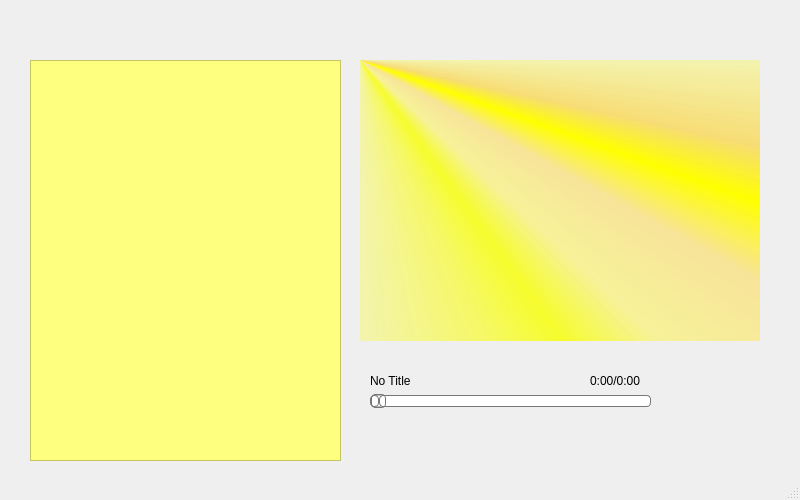
<?xml version="1.0" encoding="UTF-8"?>
<ui version="4.0">
 <class>MainWindow</class>
 <widget class="QMainWindow" name="MainWindow">
  <property name="geometry">
   <rect>
    <x>0</x>
    <y>0</y>
    <width>800</width>
    <height>500</height>
   </rect>
  </property>
  <property name="sizePolicy">
   <sizepolicy hsizetype="Preferred" vsizetype="Preferred">
    <horstretch>0</horstretch>
    <verstretch>0</verstretch>
   </sizepolicy>
  </property>
  <property name="windowTitle">
   <string>MainWindow</string>
  </property>
  <property name="styleSheet">
   <string notr="true">QMainWindow#MainWindow {
	border-radius:10px;
	border-image: url(:/backgrounds/sunset.jpg);
}

QSlider::groove:horizontal {
border: 1px solid #bbb;
background: white;
height: 10px;
border-radius: 4px;
}

QSlider::sub-page:horizontal {
background: qlineargradient(x1: 0, y1: 0,    x2: 0, y2: 1,
    stop: 0 #66e, stop: 1 #bbf);
background: qlineargradient(x1: 0, y1: 0.2, x2: 1, y2: 1,
    stop: 0 #bbf, stop: 1 #55f);
border: 1px solid #777;
height: 10px;
border-radius: 4px;
}

QSlider::add-page:horizontal {
background: #fff;
border: 1px solid #777;
height: 10px;
border-radius: 4px;
}

QSlider::handle:horizontal {
background: qlineargradient(x1:0, y1:0, x2:1, y2:1,
    stop:0 #eee, stop:1 #ccc);
border: 1px solid #777;
width: 13px;
margin-top: -2px;
margin-bottom: -2px;
border-radius: 4px;
}

QSlider::handle:horizontal:hover {
background: qlineargradient(x1:0, y1:0, x2:1, y2:1,
    stop:0 #fff, stop:1 #ddd);
border: 1px solid #444;
border-radius: 4px;
}

QSlider::sub-page:horizontal:disabled {
background: #bbb;
border-color: #999;
}

QSlider::add-page:horizontal:disabled {
background: #eee;
border-color: #999;
}

QSlider::handle:horizontal:disabled {
background: #eee;
border: 1px solid #aaa;
border-radius: 4px;
}</string>
  </property>
  <property name="iconSize">
   <size>
    <width>24</width>
    <height>24</height>
   </size>
  </property>
  <widget class="QWidget" name="centralwidget">
   <property name="styleSheet">
    <string notr="true"/>
   </property>
   <widget class="QWidget" name="layoutWidget">
    <property name="geometry">
     <rect>
      <x>640</x>
      <y>20</y>
      <width>138</width>
      <height>40</height>
     </rect>
    </property>
    <layout class="QHBoxLayout" name="horizontalLayout">
     <property name="spacing">
      <number>6</number>
     </property>
     <item>
      <widget class="QPushButton" name="minimizeButton">
       <property name="styleSheet">
        <string notr="true"/>
       </property>
       <property name="text">
        <string/>
       </property>
       <property name="icon">
        <iconset resource="../images/images.qrc">
         <normaloff>:/button_icons/minimize.svg</normaloff>:/button_icons/minimize.svg</iconset>
       </property>
       <property name="iconSize">
        <size>
         <width>30</width>
         <height>30</height>
        </size>
       </property>
       <property name="flat">
        <bool>true</bool>
       </property>
      </widget>
     </item>
     <item>
      <widget class="QPushButton" name="closeButton">
       <property name="text">
        <string/>
       </property>
       <property name="icon">
        <iconset resource="../images/images.qrc">
         <normaloff>:/button_icons/close.svg</normaloff>:/button_icons/close.svg</iconset>
       </property>
       <property name="iconSize">
        <size>
         <width>30</width>
         <height>30</height>
        </size>
       </property>
       <property name="flat">
        <bool>true</bool>
       </property>
      </widget>
     </item>
    </layout>
   </widget>
   <widget class="QSlider" name="positionSlider">
    <property name="geometry">
     <rect>
      <x>370</x>
      <y>390</y>
      <width>281</width>
      <height>22</height>
     </rect>
    </property>
    <property name="styleSheet">
     <string notr="true">QSlider::groove:horizontal {
border: 1px solid #bbb;
background: white;
height: 10px;
border-radius: 4px;
}

QSlider::sub-page:horizontal {
background: qlineargradient(x1: 0, y1: 0,    x2: 0, y2: 1,
    stop: 0 #66e, stop: 1 #bbf);
background: qlineargradient(x1: 0, y1: 0.2, x2: 1, y2: 1,
    stop: 0 #bbf, stop: 1 #55f);
border: 1px solid #777;
height: 10px;
border-radius: 4px;
}

QSlider::add-page:horizontal {
background: #fff;
border: 1px solid #777;
height: 10px;
border-radius: 4px;
}

QSlider::handle:horizontal {
background: qlineargradient(x1:0, y1:0, x2:1, y2:1,
    stop:0 #eee, stop:1 #ccc);
border: 1px solid #777;
width: 13px;
margin-top: -2px;
margin-bottom: -2px;
border-radius: 4px;
}

QSlider::handle:horizontal:hover {
background: qlineargradient(x1:0, y1:0, x2:1, y2:1,
    stop:0 #fff, stop:1 #ddd);
border: 1px solid #444;
border-radius: 4px;
}

QSlider::sub-page:horizontal:disabled {
background: #bbb;
border-color: #999;
}

QSlider::add-page:horizontal:disabled {
background: #eee;
border-color: #999;
}

QSlider::handle:horizontal:disabled {
background: #eee;
border: 1px solid #aaa;
border-radius: 4px;
}</string>
    </property>
    <property name="maximum">
     <number>10000</number>
    </property>
    <property name="tracking">
     <bool>false</bool>
    </property>
    <property name="orientation">
     <enum>Qt::Horizontal</enum>
    </property>
   </widget>
   <widget class="QPushButton" name="openFileButton">
    <property name="geometry">
     <rect>
      <x>60</x>
      <y>20</y>
      <width>30</width>
      <height>30</height>
     </rect>
    </property>
    <property name="text">
     <string/>
    </property>
    <property name="icon">
     <iconset resource="../images/images.qrc">
      <normaloff>:/button_icons/files.svg</normaloff>:/button_icons/files.svg</iconset>
    </property>
    <property name="iconSize">
     <size>
      <width>30</width>
      <height>30</height>
     </size>
    </property>
    <property name="flat">
     <bool>true</bool>
    </property>
   </widget>
   <widget class="QLabel" name="positionLabel">
    <property name="geometry">
     <rect>
      <x>590</x>
      <y>370</y>
      <width>71</width>
      <height>21</height>
     </rect>
    </property>
    <property name="styleSheet">
     <string notr="true">QLabel {
	font: 9pt
}
</string>
    </property>
    <property name="text">
     <string>0:00/0:00</string>
    </property>
   </widget>
   <widget class="QLabel" name="coverLabel">
    <property name="geometry">
     <rect>
      <x>670</x>
      <y>370</y>
      <width>90</width>
      <height>90</height>
     </rect>
    </property>
    <property name="styleSheet">
     <string notr="true"/>
    </property>
    <property name="frameShadow">
     <enum>QFrame::Plain</enum>
    </property>
    <property name="text">
     <string/>
    </property>
    <property name="pixmap">
     <pixmap resource="../images/images.qrc">:/button_icons/no_music.png</pixmap>
    </property>
    <property name="scaledContents">
     <bool>true</bool>
    </property>
   </widget>
   <widget class="PlaylistWidget" name="currPlaylistWidget">
    <property name="geometry">
     <rect>
      <x>30</x>
      <y>60</y>
      <width>311</width>
      <height>401</height>
     </rect>
    </property>
    <property name="styleSheet">
     <string notr="true">QListWidget {
	background-color: rgb(255, 255, 127)
}</string>
    </property>
    <property name="horizontalScrollBarPolicy">
     <enum>Qt::ScrollBarAsNeeded</enum>
    </property>
    <property name="resizeMode">
     <enum>QListView::Adjust</enum>
    </property>
   </widget>
   <widget class="QToolButton" name="playAllButton">
    <property name="geometry">
     <rect>
      <x>100</x>
      <y>20</y>
      <width>30</width>
      <height>30</height>
     </rect>
    </property>
    <property name="text">
     <string/>
    </property>
    <property name="icon">
     <iconset resource="../images/images.qrc">
      <normaloff>:/button_icons/play_gray.svg</normaloff>:/button_icons/play_gray.svg</iconset>
    </property>
    <property name="iconSize">
     <size>
      <width>30</width>
      <height>30</height>
     </size>
    </property>
    <property name="autoRaise">
     <bool>true</bool>
    </property>
   </widget>
   <widget class="QWidget" name="horizontalLayoutWidget">
    <property name="geometry">
     <rect>
      <x>370</x>
      <y>420</y>
      <width>284</width>
      <height>43</height>
     </rect>
    </property>
    <layout class="QHBoxLayout" name="horizontalLayout_2">
     <item>
      <widget class="QToolButton" name="prevButton">
       <property name="text">
        <string/>
       </property>
       <property name="icon">
        <iconset resource="../images/images.qrc">
         <normaloff>:/button_icons/prev.svg</normaloff>:/button_icons/prev.svg</iconset>
       </property>
       <property name="iconSize">
        <size>
         <width>35</width>
         <height>35</height>
        </size>
       </property>
       <property name="autoRaise">
        <bool>true</bool>
       </property>
      </widget>
     </item>
     <item>
      <widget class="QToolButton" name="playButton">
       <property name="text">
        <string/>
       </property>
       <property name="icon">
        <iconset resource="../images/images.qrc">
         <normaloff>:/button_icons/play.svg</normaloff>:/button_icons/play.svg</iconset>
       </property>
       <property name="iconSize">
        <size>
         <width>35</width>
         <height>35</height>
        </size>
       </property>
       <property name="autoRaise">
        <bool>true</bool>
       </property>
      </widget>
     </item>
     <item>
      <widget class="QToolButton" name="nextButton">
       <property name="text">
        <string/>
       </property>
       <property name="icon">
        <iconset resource="../images/images.qrc">
         <normaloff>:/button_icons/next.svg</normaloff>:/button_icons/next.svg</iconset>
       </property>
       <property name="iconSize">
        <size>
         <width>35</width>
         <height>35</height>
        </size>
       </property>
       <property name="autoRaise">
        <bool>true</bool>
       </property>
      </widget>
     </item>
     <item>
      <widget class="QToolButton" name="modeButton">
       <property name="text">
        <string/>
       </property>
       <property name="icon">
        <iconset resource="../images/images.qrc">
         <normaloff>:/button_icons/loop.svg</normaloff>:/button_icons/loop.svg</iconset>
       </property>
       <property name="iconSize">
        <size>
         <width>35</width>
         <height>35</height>
        </size>
       </property>
       <property name="autoRaise">
        <bool>true</bool>
       </property>
      </widget>
     </item>
     <item>
      <widget class="VolumeButton" name="volumeButton">
       <property name="text">
        <string/>
       </property>
       <property name="icon">
        <iconset resource="../images/images.qrc">
         <normaloff>:/button_icons/volume.svg</normaloff>:/button_icons/volume.svg</iconset>
       </property>
       <property name="iconSize">
        <size>
         <width>35</width>
         <height>35</height>
        </size>
       </property>
       <property name="autoRaise">
        <bool>true</bool>
       </property>
      </widget>
     </item>
     <item>
      <widget class="QToolButton" name="playlistButton">
       <property name="text">
        <string/>
       </property>
       <property name="icon">
        <iconset resource="../images/images.qrc">
         <normaloff>:/button_icons/playlist.svg</normaloff>:/button_icons/playlist.svg</iconset>
       </property>
       <property name="iconSize">
        <size>
         <width>35</width>
         <height>35</height>
        </size>
       </property>
       <property name="autoRaise">
        <bool>true</bool>
       </property>
      </widget>
     </item>
    </layout>
   </widget>
   <widget class="QToolButton" name="removeAllButton">
    <property name="geometry">
     <rect>
      <x>140</x>
      <y>20</y>
      <width>30</width>
      <height>30</height>
     </rect>
    </property>
    <property name="text">
     <string/>
    </property>
    <property name="icon">
     <iconset resource="../images/images.qrc">
      <normaloff>:/button_icons/remove.svg</normaloff>:/button_icons/remove.svg</iconset>
    </property>
    <property name="iconSize">
     <size>
      <width>30</width>
      <height>30</height>
     </size>
    </property>
    <property name="autoRaise">
     <bool>true</bool>
    </property>
   </widget>
   <widget class="LyricWidget" name="currLyricsWidget" native="true">
    <property name="geometry">
     <rect>
      <x>360</x>
      <y>60</y>
      <width>400</width>
      <height>281</height>
     </rect>
    </property>
    <property name="styleSheet">
     <string notr="true">QWidget#currLyricsWidget {
	background-color: qconicalgradient(cx:0, cy:0, angle:135, stop:0 rgba(255, 255, 0, 69), stop:0.375 rgba(255, 255, 0, 69), stop:0.423533 rgba(251, 255, 0, 145), stop:0.45 rgba(247, 255, 0, 208), stop:0.477581 rgba(255, 244, 71, 130), stop:0.518717 rgba(255, 218, 71, 130), stop:0.55 rgba(255, 255, 0, 255), stop:0.57754 rgba(255, 203, 0, 130), stop:0.625 rgba(255, 255, 0, 69), stop:1 rgba(255, 255, 0, 69));
	font: 9pt
}</string>
    </property>
   </widget>
   <widget class="QLabel" name="titleLabel">
    <property name="geometry">
     <rect>
      <x>370</x>
      <y>370</y>
      <width>211</width>
      <height>21</height>
     </rect>
    </property>
    <property name="styleSheet">
     <string notr="true">QLabel {
	font: 9pt
}</string>
    </property>
    <property name="text">
     <string>No Title</string>
    </property>
   </widget>
  </widget>
  <widget class="QStatusBar" name="statusbar"/>
 </widget>
 <customwidgets>
  <customwidget>
   <class>VolumeButton</class>
   <extends>QToolButton</extends>
   <header>views/buttons/VolumeButton.h</header>
  </customwidget>
  <customwidget>
   <class>PlaylistWidget</class>
   <extends>QListWidget</extends>
   <header>views/PlaylistWidget.h</header>
  </customwidget>
  <customwidget>
   <class>LyricWidget</class>
   <extends>QWidget</extends>
   <header>views/LyricWidget.h</header>
   <container>1</container>
  </customwidget>
 </customwidgets>
 <resources>
  <include location="../images/images.qrc"/>
 </resources>
 <connections/>
 <slots>
  <slot>addFile()</slot>
  <slot>quitMusicPlayer()</slot>
  <slot>togglePlayback()</slot>
  <slot>setPosition(int)</slot>
 </slots>
</ui>
